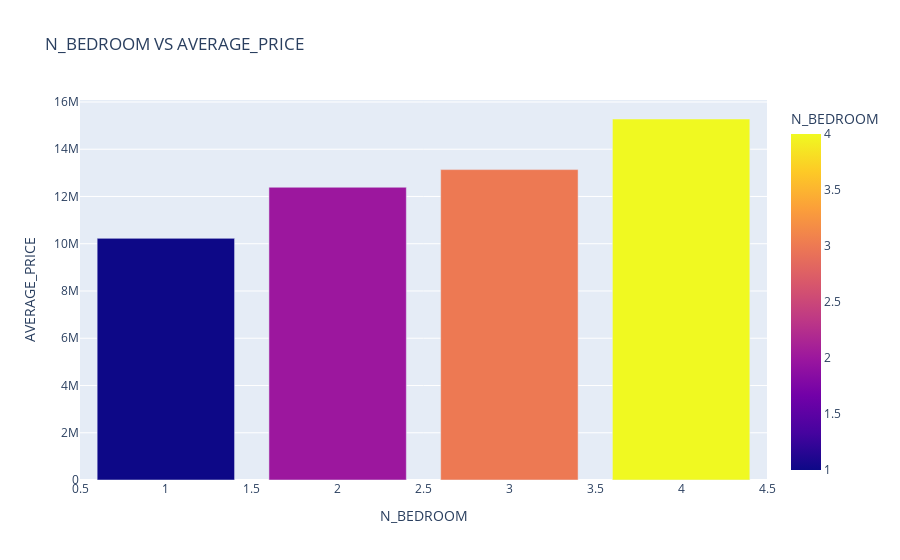

Write notebook code for a chart like this one.
### Markdown cell above
From **N_ROOM Vs Average_Price** we can interpret that No of Rooms Increases Price of the House will also increase. above plot is showing that House with 6 Rooms has Higher price and price is Linearly Decreasing if no of rooms Decreases

### Code cell
x = pd.DataFrame(data.groupby('N_BEDROOM')["TOTAL_SALES_PRICE"].mean())
y = data['N_BEDROOM'].unique()
y = sorted(y)
df2 = {'N_BEDROOM':y,"AVERAGE_PRICE":x['TOTAL_SALES_PRICE']}
temp = pd.DataFrame(df2)
temp.sort_values('AVERAGE_PRICE',inplace = True)

fig1 = px.bar(temp,x = 'N_BEDROOM',y = 'AVERAGE_PRICE', color = 'N_BEDROOM', title = "N_BEDROOM VS AVERAGE_PRICE")
fig1

### Figure 1 — Plotly figure (JSON) as saved in the notebook; plotly's stock layout.template omitted (floating-point values rounded to 4 significant figures)
{"data": [{"alignmentgroup": "True", "hovertemplate": "N_BEDROOM=%{marker.color}<br>AVERAGE_PRICE=%{y}<extra></extra>", "legendgroup": "", "marker": {"color": [1, 2, 3, 4], "coloraxis": "coloraxis", "pattern": {"shape": ""}}, "name": "", "offsetgroup": "", "orientation": "v", "showlegend": false, "textposition": "auto", "type": "bar", "x": [1, 2, 3, 4], "xaxis": "x", "y": [10230000.0, 12390000.0, 13140000.0, 15280000.0], "yaxis": "y"}], "layout": {"barmode": "relative", "coloraxis": {"colorbar": {"title": {"text": "N_BEDROOM"}}, "colorscale": [[0, "#0d0887"], [0.1111, "#46039f"], [0.2222, "#7201a8"], [0.3333, "#9c179e"], [0.4444, "#bd3786"], [0.5556, "#d8576b"], [0.6667, "#ed7953"], [0.7778, "#fb9f3a"], [0.8889, "#fdca26"], [1, "#f0f921"]]}, "legend": {"tracegroupgap": 0}, "title": {"text": "N_BEDROOM VS AVERAGE_PRICE"}, "xaxis": {"anchor": "y", "domain": [0, 1], "title": {"text": "N_BEDROOM"}}, "yaxis": {"anchor": "x", "domain": [0, 1], "title": {"text": "AVERAGE_PRICE"}}}}
